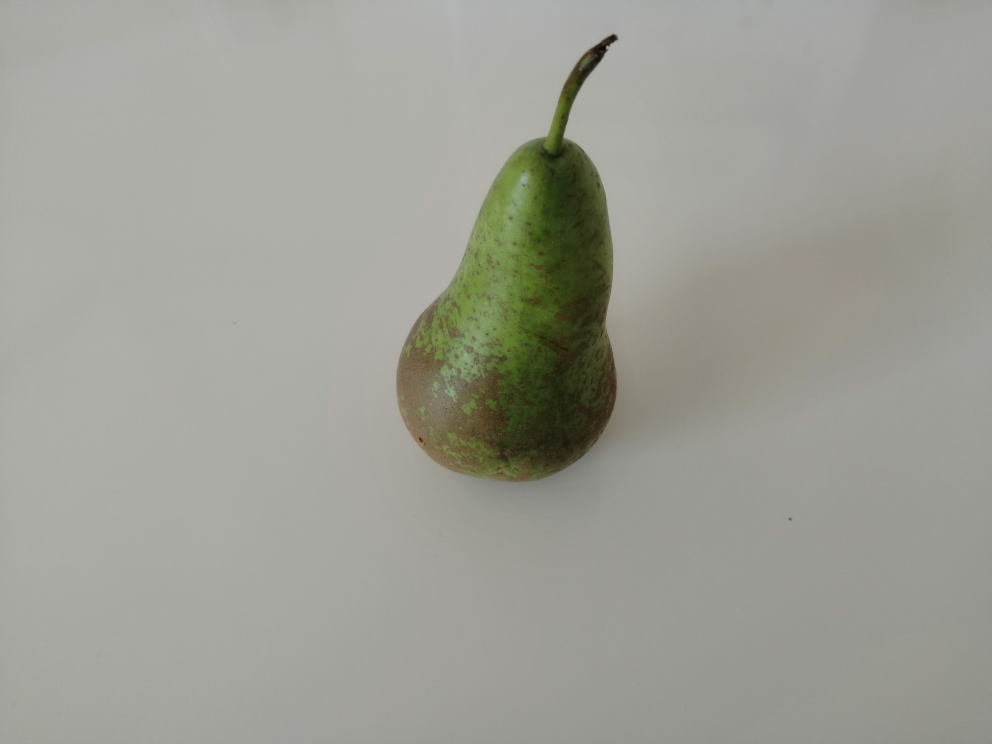
#> input picture raw_images/pear/01_00_pear.jpg, 3968 x 2976 px, found by its file name (shown at 1/4 size)
$ python 'Code Fruit CannyKleur.py'   (older library calls are emulated)
#> lines starting #> are read from the running program, lines starting #| are printed output that depends on the picture; after the words box and inside, x2 and y2 are one past the last pixel; in counts of white or black regions, pixels touching at a corner belong together; long printed decimals are rounded
# -*- coding: utf-8 -*-
"""
Created on Wed Sep  2 22:55:30 2020

@author: quint
"""
import cv2
import numpy as np
import glob
from utilities.Sliders import Sliders

imagebanaan = cv2.imread('..\\raw_images\\pear\\01_00_pear.jpg')
#> imagebanaan is the input picture: shape (2976, 3968, 3); mean B, G, R 149, 157.6, 157.1

#Resize image
scale_percent = 40
width = int(imagebanaan.shape[1] * scale_percent / 100)
#> width = 1587
height = int(imagebanaan.shape[0] * scale_percent / 100)
#> height = 1190
dim = (width, height)
#> dim = (1587, 1190)
image = cv2.resize(imagebanaan, dim, interpolation = cv2.INTER_AREA)
image_copy = image

def auto_canny(image, sigma = 0.35):
    # compute the mediam of the single channel pixel intensities
    v = np.median(image)

    # apply automatic Canny edge detection using the computed median
    lower = int(max(0, (1.0 - sigma) * v))
    upper = int(min(255, (1.0 + sigma) *v))
    edged = cv2.Canny(image, lower, upper)

    # return edged image
    return edged

#Preprocessing
imgray = cv2.cvtColor(image_copy, cv2.COLOR_BGR2GRAY)
blur = cv2.bilateralFilter(imgray, 2, 2, 1)
#th3 = cv2.adaptiveThreshold(blur,255,cv2.ADAPTIVE_THRESH_MEAN_C,cv2.THRESH_BINARY,11,2)

wide = auto_canny(blur, 500)
#> in auto_canny, `v = np.median(image)`: v = 162
#> in auto_canny, `lower = int(max(0, (1.0 - sigma) * v))`: lower = 0
#> in auto_canny, `upper = int(min(255, (1.0 + sigma) *v))`: upper = 255
#> in auto_canny, `edged = cv2.Canny(image, lower, upper)`:
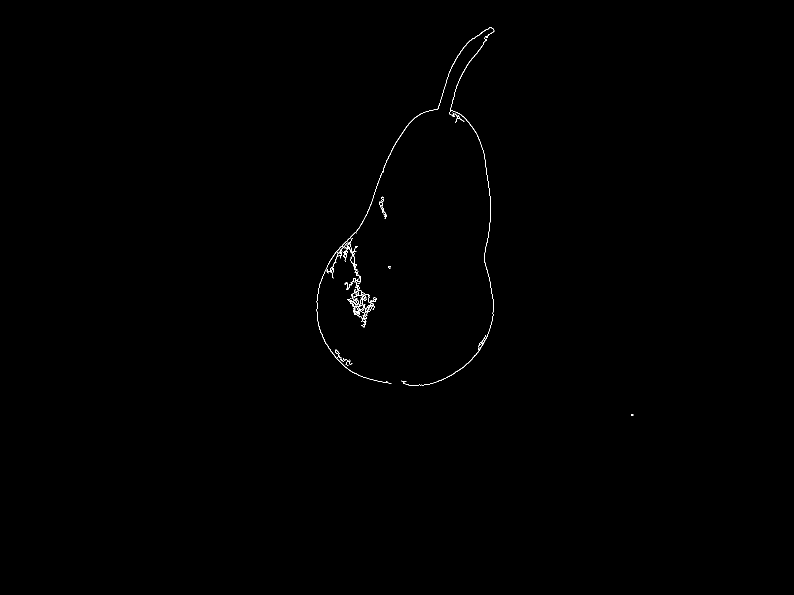
#> edged: shape (1190, 1587) (shown at 1/2 size); 0.21% white in thin lines or dots, all inside (x1, y1, x2, y2) = (633, 54, 1267, 832)
tight = auto_canny(blur, 500)
auto = auto_canny(blur)

#Find Contours
ret, thresh = cv2.threshold(tight, 40, 40, 20 )
#> thresh: shape (1190, 1587); every value is 0
#> ret = 2

im2, contours, hierarchy = cv2.findContours(thresh, cv2.RETR_TREE, cv2.CHAIN_APPROX_NONE)
#> contours = []
cv2.drawContours(image, contours, -9, (2555,255,255), 2)
#cv2.imshow('tresh',th3)

#Min max cordinaten van canny edge
pts = np.argwhere(tight>0)
#> pts = 3908 pairs, first value 54 to 831, second value 633 to 1266
y1,x1 = pts.min(axis=0)
#> y1 = 54; x1 = 633
y2,x2 = pts.max(axis=0)
#> y2 = 831; x2 = 1266

midx = (x2 + x1) / 2
#> midx = 949.5
midy = (y2 + y1) / 2
#> midy = 442.5

x11 = int(midx - 40)
#> x11 = 909
x22 = int(midx + 40)
#> x22 = 989
y11 = int(midy - 40)
#> y11 = 402
y22 = int(midy + 40)
#> y22 = 482

print(pts.max(axis=0))
#| [ 831 1266]
print(pts.min(axis=0))
#| [ 54 633]

# Knip de regio uit
cropped = image[y11:y22, x11:x22]
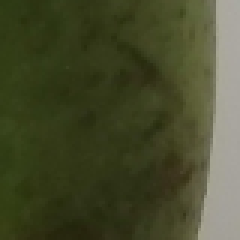
#> cropped: shape (80, 80, 3) (shown 3 times larger); mean B, G, R 44.3, 74.4, 70.6
cv2.imshow('edgs',cropped)

cv2.imwrite("croppedres.png", cropped)
average = cropped.mean(axis=0).mean(axis=0)
#> average = [44.33, 74.41, 70.61]
tagged = cv2.rectangle(image.copy(), (x1,y1), (x2,y2), (0,255,0), 3, cv2.LINE_AA)

#saturatie
croppedsat = cv2.cvtColor(cropped, cv2.COLOR_BGR2HSV).astype("float32")
(h, s, v) = cv2.split(croppedsat)
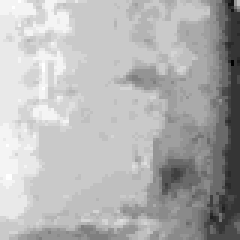
#> h: shape (80, 80) float32 (shown 3 times larger); min 16, max 40, mean 32.8; drawn with min black and max white
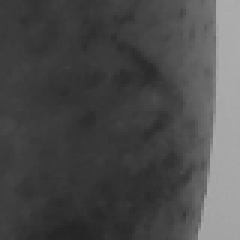
#> v: shape (80, 80) float32 (shown 3 times larger); min 37, max 173, mean 74.9
s = s*20
s = np.clip(s,0,255)
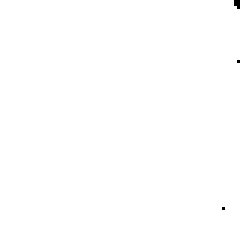
#> s: shape (80, 80) float32 (shown 3 times larger); values 240 (black) and 255 (white), 99.9% white; black in thin lines or dots, all inside (x1, y1, x2, y2) = (74, 0, 80, 70)
croppedsat = cv2.merge([h,s,v])
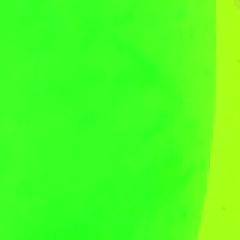
#> croppedsat: shape (80, 80, 3) float32 (shown 3 times larger); mean B, G, R 32.8, 255, 74.9
croppedfin = cv2.cvtColor(croppedsat.astype("uint8"), cv2.COLOR_HSV2BGR)
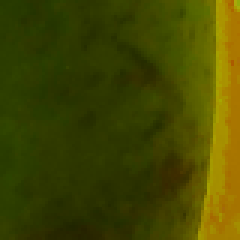
#> croppedfin: shape (80, 80, 3) (shown 3 times larger); mean B, G, R 0, 70.2, 67.2
cv2.imshow('edgs',croppedfin)

# vindt gemiddelde kleur
avg_color_per_row = np.average(croppedfin, axis=0)
#> avg_color_per_row = 80 rows, first 8: [0, 60.91, 44.02], [0, 61.16, 44.24], [0, 61.44, 44.4], [0, 61.5, 44.59], [0, 61.33, 44.58], [0, 60.84, 44.44], [0, 59.98, 44.67], [0, 59.05, 44.3]
avg_color = np.average(avg_color_per_row, axis=0)
#> avg_color = [0.0109, 70.23, 67.18]
print(avg_color)
#| [1.09375000e-02 7.02315625e+01 6.71815625e+01]

if avg_color[2] > 100 and avg_color[0] < 10 and avg_color[2] < 120:
    print('dit is een perzik')
if avg_color[2] > 120 and avg_color[0] < 10:
    print('dit is een banaan')
# vindt dominante kleur
pixels = np.float32(croppedfin.reshape(-1, 3))
n_colors = 5
criteria = (cv2.TERM_CRITERIA_EPS + cv2.TERM_CRITERIA_MAX_ITER, 200, .1)
flags = cv2.KMEANS_RANDOM_CENTERS

_, labels, palette = cv2.kmeans(pixels, n_colors, None, criteria, 10, flags)
#> labels = 6400 values, max 4 at index 62, min 0 at index 37, mean 1.89; palette = [[0, 71.84, 67.08], [0.0444, 120.2, 166.2], [0, 54.73, 44.99], [0.156, 146.9, 165.9], [0, 98.95, 96.58]]
_, counts = np.unique(labels, return_counts=True)
#> counts = [861, 450, 4193, 321, 575]
dominant = palette[np.argmax(counts)]
#> dominant = [0, 54.73, 44.99]
print(dominant)
#| [ 0.      54.734 44.989]


#Post image
cv2.imshow('edges',tagged)

cv2.waitKey()
cv2.destroyAllWindows()

$ run again, with raw_images/pear/01_01_pear.jpg copied over raw_images/pear/01_00_pear.jpg
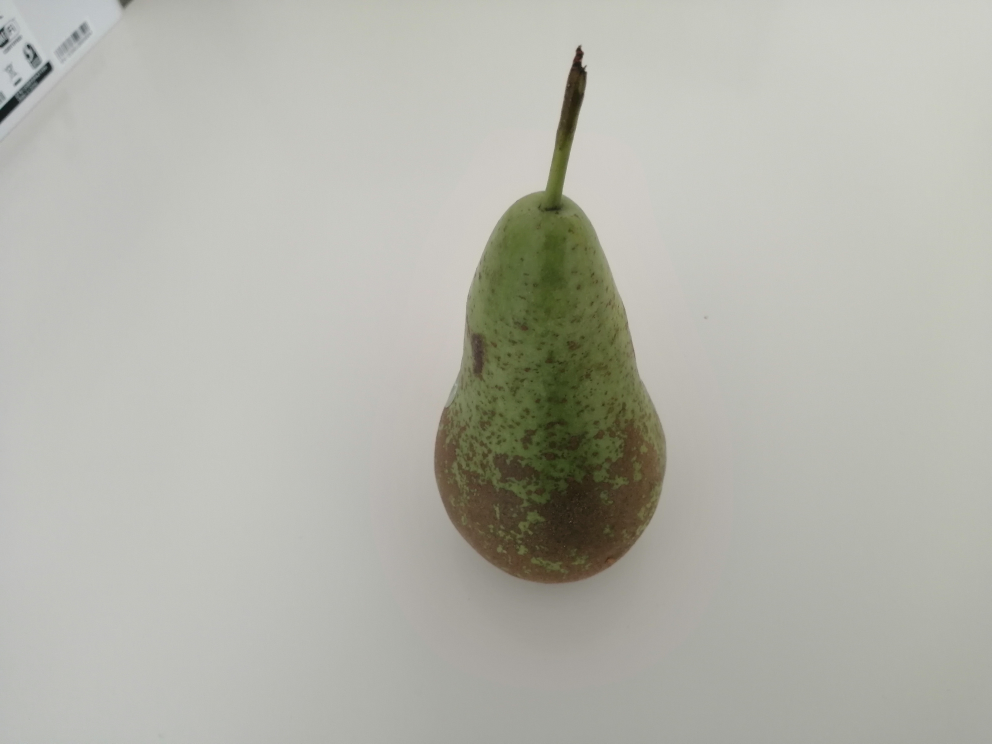
#> input picture raw_images/pear/01_01_pear.jpg, 3968 x 2976 px, found by its file name (shown at 1/4 size)
#> imagebanaan is the input picture: shape (2976, 3968, 3); mean B, G, R 170.9, 179.6, 179.3
#> in auto_canny, `v = np.median(image)`: v = 191
#> lower = 0
#> upper = 255
#> in auto_canny, `edged = cv2.Canny(image, lower, upper)`:
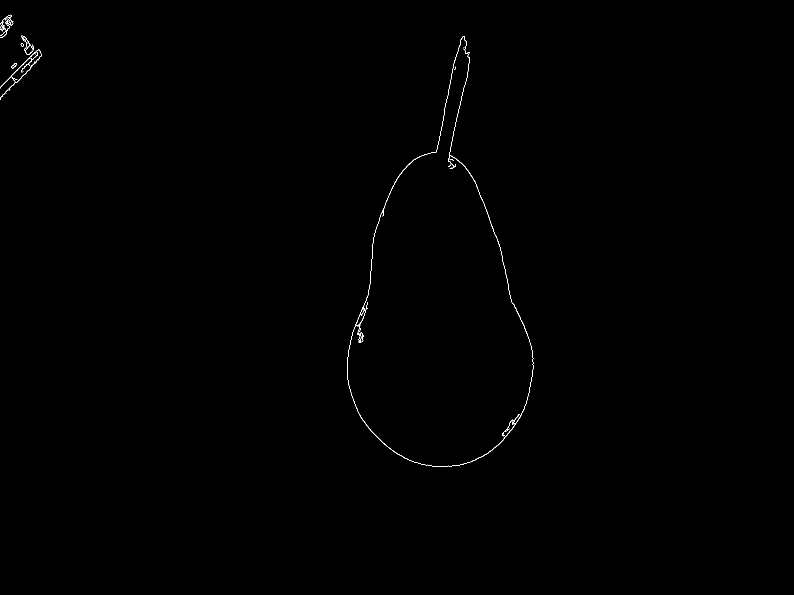
#> edged: shape (1190, 1587) (shown at 1/2 size); 0.19% white in thin lines or dots, all inside (x1, y1, x2, y2) = (0, 29, 1067, 934)
#> edged: shape (1190, 1587); 0.15% white in thin lines or dots, all inside (x1, y1, x2, y2) = (0, 39, 1067, 917)
#> thresh: shape (1190, 1587); every value is 0
#> ret = 2
#> contours = []
#> pts = 3609 pairs, first value 29 to 933, second value 0 to 1066
#> y1 = 29; x1 = 0
#> y2 = 933; x2 = 1066
#> midx = 533
#> midy = 481
#> x11 = 493
#> x22 = 573
#> y11 = 441
#> y22 = 521
#| [ 933 1066]
#| [29  0]
#> average = [192.6, 197.7, 198.4]
#> `croppedfin = cv2.cvtColor(croppedsat.astype("uint8"), cv2.COLOR_HSV2BGR)`:
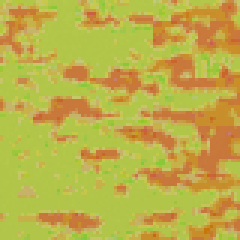
#> croppedfin: shape (80, 80, 3) (shown 3 times larger); mean B, G, R 72, 175.8, 188.8
#> avg_color_per_row = 80 rows, first 8: [74.26, 186.6, 184.4], [77.41, 191, 184.2], [77.28, 190.6, 183.5], [74.34, 186.6, 183.4], [73.17, 186.8, 183.8], [70.64, 185.1, 184.6], [73.5, 180.2, 187.8], [77.76, 183.9, 187.8]
#> avg_color = [72, 175.8, 188.8]
#| [ 71.997 175.821 188.760]
#> labels = 6400 values, max 4 at index 33, min 0 at index 0, mean 1.03; palette = [[73.38, 198.3, 179.3], [55.69, 128, 200.3], [71.07, 169.3, 198.7], [103.5, 190.2, 197.2], [62.85, 199.1, 152.3]]
#> counts = [2893, 1538, 1030, 753, 186]
#> dominant = [73.38, 198.3, 179.3]
#| [ 73.376 198.325 179.269]

$ run again, with raw_images/pear/01_02_pear.jpg copied over raw_images/pear/01_00_pear.jpg
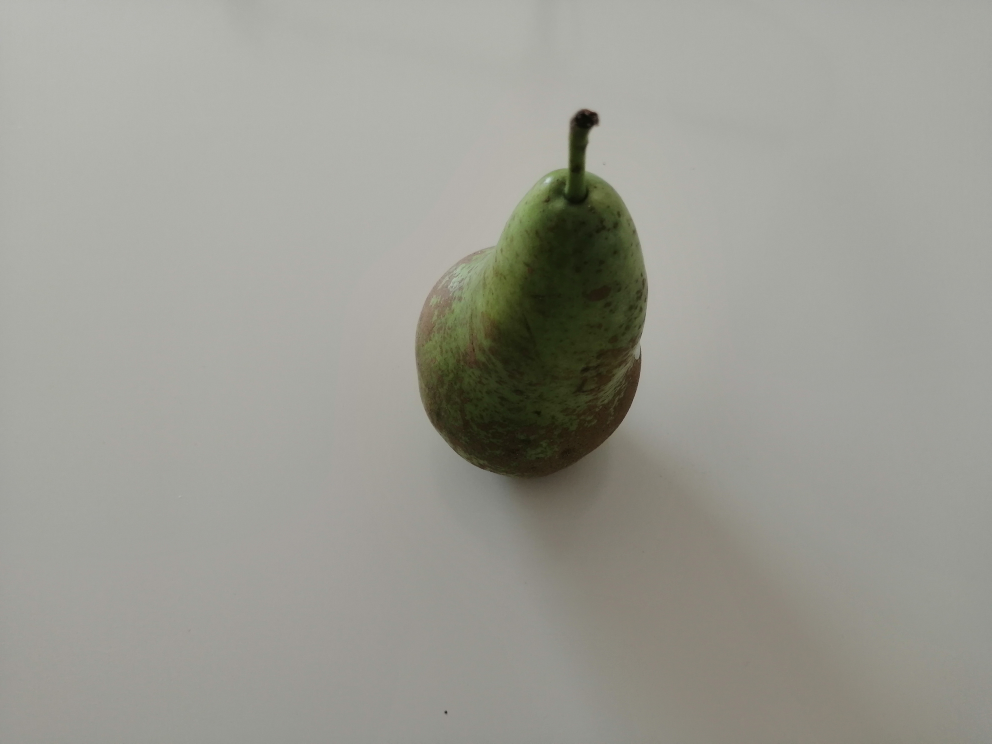
#> input picture raw_images/pear/01_02_pear.jpg, 3968 x 2976 px, found by its file name (shown at 1/4 size)
#> imagebanaan is the input picture: shape (2976, 3968, 3); mean B, G, R 146.6, 154.6, 154.9
#> in auto_canny, `v = np.median(image)`: v = 162
#> lower = 0
#> upper = 255
#> in auto_canny, `edged = cv2.Canny(image, lower, upper)`:
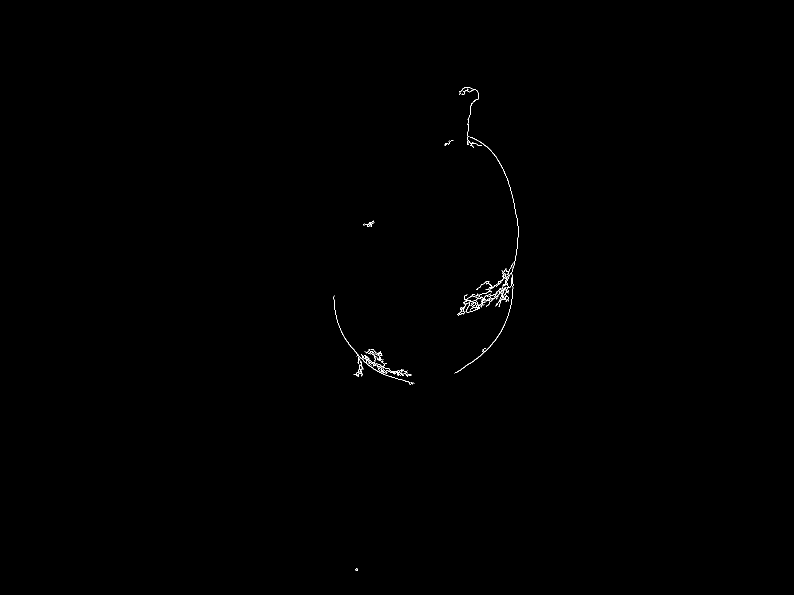
#> edged: shape (1190, 1587) (shown at 1/2 size); 0.17% white in thin lines or dots, all inside (x1, y1, x2, y2) = (667, 174, 1037, 1142)
#> edged: shape (1190, 1587); 0.09% white in thin lines or dots, all inside (x1, y1, x2, y2) = (663, 174, 1037, 1142)
#> thresh: shape (1190, 1587); every value is 0
#> ret = 2
#> contours = []
#> pts = 3248 pairs, first value 174 to 1141, second value 667 to 1036
#> y1 = 174; x1 = 667
#> y2 = 1141; x2 = 1036
#> midx = 851.5
#> midy = 657.5
#> x11 = 811
#> x22 = 891
#> y11 = 617
#> y22 = 697
#| [1141 1036]
#| [174 667]
#> average = [18.82, 39.66, 37.07]
#> `croppedfin = cv2.cvtColor(croppedsat.astype("uint8"), cv2.COLOR_HSV2BGR)`:
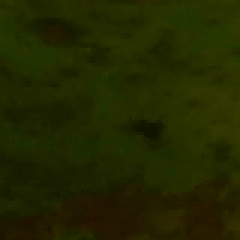
#> croppedfin: shape (80, 80, 3) (shown 3 times larger); mean B, G, R 0, 39, 33.9
#> avg_color_per_row = 80 rows, first 8: [0, 37.23, 30.23], [0, 36.95, 30], [0, 36.71, 29.8], [0, 37.06, 29.75], [0, 37.17, 29.6], [0, 36.73, 29.57], [0, 36.39, 29.64], [0, 36.36, 29.9]
#> avg_color = [0, 39.02, 33.92]
#| [ 0.        39.018 33.925]
#> labels = 6400 values, max 4 at index 40, min 0 at index 1, mean 1.97; palette = [[0, 50.62, 42.24], [0, 44.45, 36.09], [0, 26.32, 34.12], [0, 38.56, 31.21], [0, 30.7, 25.67]]
#> counts = [988, 1796, 996, 1682, 938]
#> dominant = [0, 44.45, 36.09]
#| [ 0.       44.447  36.093]

$ run again, with raw_images/pear/01_03_pear.jpg copied over raw_images/pear/01_00_pear.jpg
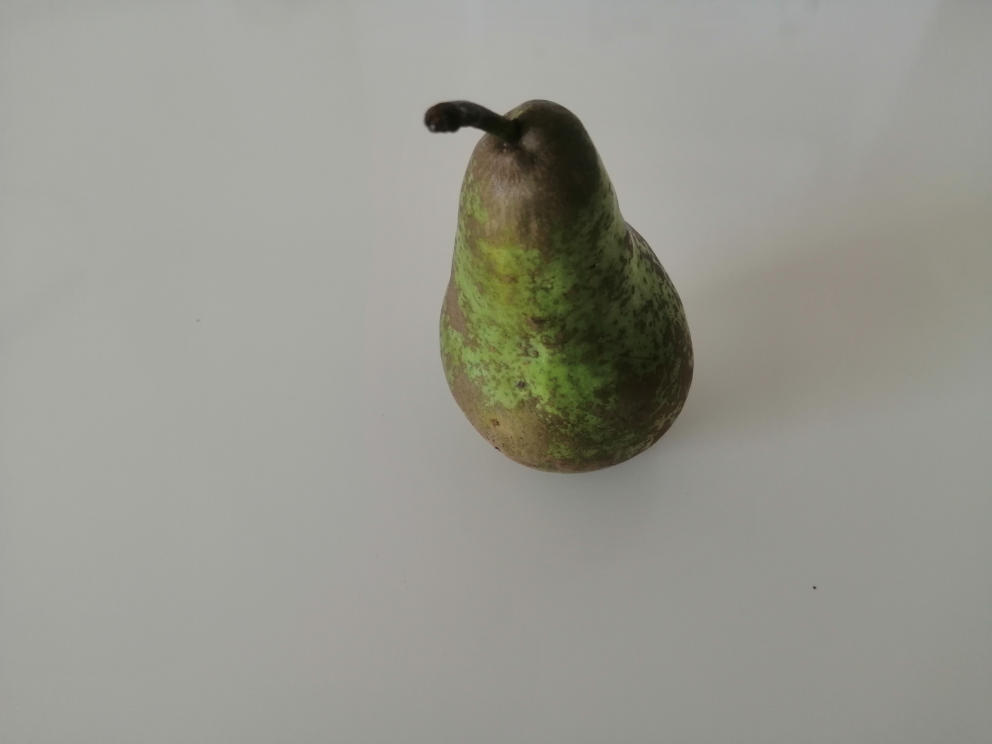
#> input picture raw_images/pear/01_03_pear.jpg, 3968 x 2976 px, found by its file name (shown at 1/4 size)
#> imagebanaan is the input picture: shape (2976, 3968, 3); mean B, G, R 142.5, 151, 151.1
#> in auto_canny, `v = np.median(image)`: v = 159
#> lower = 0
#> upper = 255
#> edged: shape (1190, 1587); 0.32% white in thin lines or dots, all inside (x1, y1, x2, y2) = (678, 159, 1305, 942)
#> thresh: shape (1190, 1587); every value is 0
#> ret = 2
#> contours = []
#> pts = 6057 pairs, first value 159 to 941, second value 678 to 1304
#> y1 = 159; x1 = 678
#> y2 = 941; x2 = 1304
#> midx = 991
#> midy = 550
#> x11 = 951
#> x22 = 1031
#> y11 = 510
#> y22 = 590
#| [ 941 1304]
#| [159 678]
#> average = [20.45, 41.03, 36.42]
#> `croppedfin = cv2.cvtColor(croppedsat.astype("uint8"), cv2.COLOR_HSV2BGR)`:
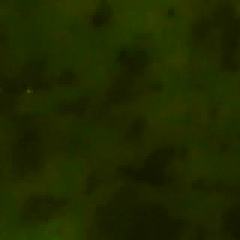
#> croppedfin: shape (80, 80, 3) (shown 3 times larger); mean B, G, R 0, 41, 31.3
#> avg_color_per_row = 80 rows, first 8: [0, 40.41, 31.31], [0, 40.75, 31.27], [0, 40.8, 30.93], [0, 40.95, 30.6], [0, 40.66, 29.74], [0, 40.5, 30.14], [0, 40.15, 30.4], [0, 39.24, 29.96]
#> avg_color = [0, 41.03, 31.33]
#| [ 0.         41.025 31.331]
#> labels = 6400 values, max 4 at index 114, min 0 at index 0, mean 1.61; palette = [[0, 40.57, 31.27], [0, 46.84, 34.07], [0, 53.68, 39.85], [0, 27.88, 22.95], [0, 33.8, 27.35]]
#> counts = [2067, 1680, 701, 607, 1345]
#> dominant = [0, 40.57, 31.27]
#| [ 0.       40.568  31.272]
